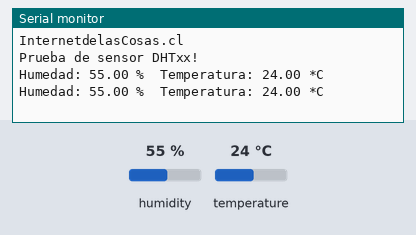
Bench run of a sketch on a simulated Arduino Uno, built with avr-gcc and run on an emulated ATmega328P. On the bench: the last lines printed to the serial monitor. Inputs (shaded band) come from the test bench; at power-on: humidity 55 %, temperature 24 °C.

Above: at 4.8 s.
4.9 s: humidity set to 22 %
At 6.8 s:
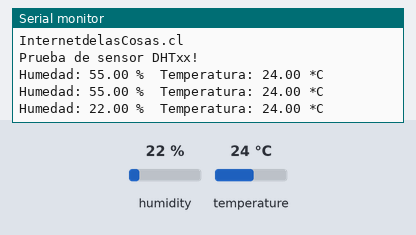
7.9 s: temperature set to 12 °C
At 9.2 s:
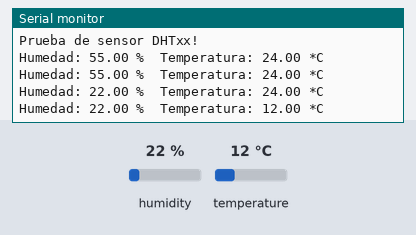
10.9 s: humidity set to 40 %
At 12.8 s:
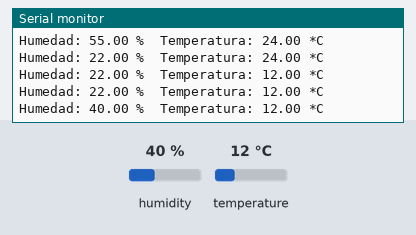
Timing chart, 0 to 14.3 s (numbered marks = the images above; inputs shaded):
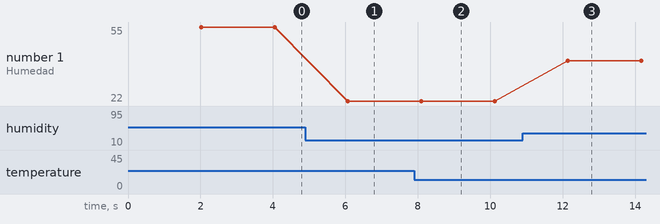

Measured:
- after the input at 4.9 s, the serial monitor: prints a new line after 1.2 s (image 1)
- after the input at 7.9 s, the serial monitor: prints a new line after 0.20 s (image 2)
- after the input at 10.9 s, the serial monitor: prints a new line after 1.2 s (image 3)
- plotted number 1: 55 → 22 after the input at 4.9 s, 22 → 40 after the input at 10.9 s

The sketch:

Arduino-DHTxx.ino
```cpp
// Internet de las Cosas
// www.internetdelascosas.cl
// Sketch de prueba para sensores DHT humedad / temperatura
// Escrito por @joniuz basado en el sketch de Ladyada

// Libreria para Sensores DHT
#include "DHT.h"

#define DHTPIN 2     // Pin del Arduino al cual esta conectado el pin 2 del sensor

// Descomentar segun el tipo de sensor DHT usado
#define DHTTYPE DHT11   // DHT 11
//#define DHTTYPE DHT22   // DHT 22  (AM2302)
//#define DHTTYPE DHT21   // DHT 21 (AM2301)

// Diagrama
// Pin 1 Sensor a +5V de Arduino
// Pin 2 Sensor a HDTPIN (en este sketch es el pin 2)
// Pin 4 Sensor a GROUND de  Arduino
// Resistencia de 10K desde Pin 2 de sensor a Pin 1 de Sensor o +5V

// Inicializa el sensor
DHT dht(DHTPIN, DHTTYPE);

// Configura Arduino
void setup() {
  Serial.begin(9600);
  Serial.println("InternetdelasCosas.cl\n\nPrueba de sensor DHTxx!");

  dht.begin();
}

void loop() {
  // Espera dos segundos para realizar la primera medición.
  delay(2000);

  // Lee los datos entregados por el sensor, cada lectura demora 250 milisegundos
  // El sensor muestrea la temperatura cada 2 segundos}

  // Obtiene la Humedad
  float h = dht.readHumidity();
  // Obtiene la Temperatura en Celsius
  float t = dht.readTemperature();

  // Control de errores, valida que se obtuvieron valores para los datos medidos
  if (isnan(h) || isnan(t)) {
    Serial.println("Falla al leer el sensor DHT!");
    return;
  }

  Serial.print("Humedad: ");
  Serial.print(h);
  Serial.print(" %\t");
  Serial.print("Temperatura: ");
  Serial.print(t);
  Serial.println(" *C ");
}
```
